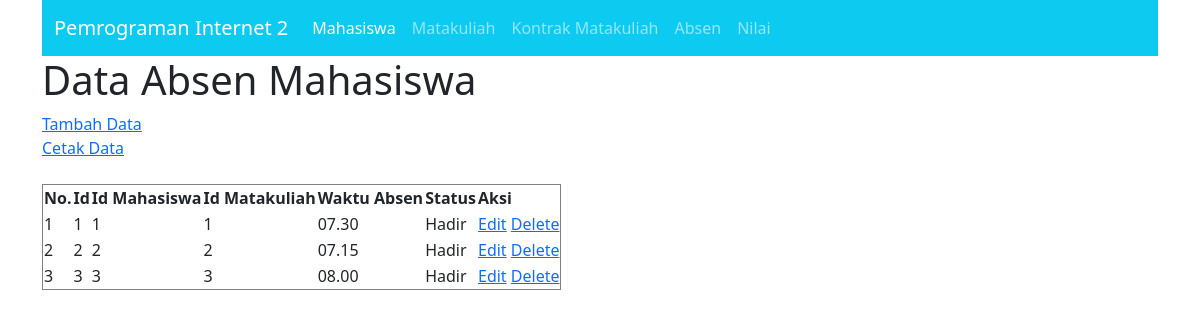
The app's page /absen.php with its own data.
### tables this page shows
CREATE TABLE `tbl_absen` (
  `id` int(11) NOT NULL,
  `mhs_id` int(20) NOT NULL,
  `matakuliah_id` int(11) NOT NULL,
  `waktu_absen` varchar(11) NOT NULL,
  `status` varchar(20) NOT NULL
);

### connection.php (called while the page is built)
<?php
class Connection
{
	 public function get_connection()
	 {
		 $host = "localhost";
		 $database = "mahasiswa";
		 $username = "root";
		 $password = "";
		 $connect = new mysqli($host, $username, $password, $database);
		 return $connect;
	 }
}

### model.php (called while the page is built, shortened)
<?php
include 'connection.php';
class Model extends Connection
{
public function __construct()
 {
 $this->conn = $this->get_connection();
 }
public function tampil_data_absen()
{
	 $sql = "SELECT * FROM tbl_absen";
	 $bind = $this->conn->query($sql);
	 while ($obj = $bind->fetch_object()) { $baris[] = $obj;
 }
 if(!empty($baris)){
 	return $baris;
 }
}
}

### absen.php (the view, shortened to what this page needs)
<?php
include 'model.php';
$model = new Model();
$index = 1;
?>
<!doctype html>
<html lang="en">
<head>
    <link href="https://cdn.jsdelivr.net/npm/bootstrap@5.0.0-beta3/dist/css/bootstrap.min.css" rel="stylesheet">
</head>
<body>
<div class="container">
<nav class="navbar navbar-expand-lg navbar-dark bg-info">
    <div class="container-fluid">
      <a class="navbar-brand" href="index.php">Pemrograman Internet 2</a>
    <div class="collapse navbar-collapse" id="navbarNav">
        <ul class="navbar-nav">
            <li class="nav-item">
              <a class="nav-link active" aria-current="page" href="mahasiswa.php">Mahasiswa</a>
            </li>
            <li class="nav-item">
              <a class="nav-link" href="matakuliah.php">Matakuliah</a>
            </li>
            <li class="nav-item">
              <a class="nav-link" href="kontrak_mk.php">Kontrak Matakuliah</a>
            </li>
            <li class="nav-item">
              <a class="nav-link" href="absen.php">Absen</a>
            </li>
            <li class="nav-item">
              <a class="nav-link" href="index.php">Nilai</a>
            </li>
        </ul>
      </div>
    </div>
</nav>
<h1>Data Absen Mahasiswa</h1>
<a href="create_absen.php">Tambah Data</a>
<br>
<a href="print_absen.php" target="_blank">Cetak Data</a>
<br><br>
<table border="1">
  <thead>
    <tr>
      <th>No.</th>
      <th>Id</th>
      <th>Id Mahasiswa</th>
      <th>Id Matakuliah</th>
      <th>Waktu Absen</th>
      <th>Status</th>
      <th>Aksi</th>
    </tr>
  </thead>
<tbody>
<?php
$result = $model->tampil_data_absen();
if ( !empty($result) ) {
  foreach ($result as $data): ?>
    <tr>
      <td><?=$index++ ?></td>
      <td><?=$data->id ?></td>
      <td><?=$data->mhs_id ?></td>
      <td><?=$data->matakuliah_id ?></td>
      <td><?=$data->waktu_absen ?></td>
      <td><?=$data->status ?></td>
      <td>
        <a name="edit" id="edit" href="edit_absen.php?id=<?=$data->id ?>">Edit</a>
        <a name="hapus_absen" id="hapus_absen" href="proses.php?id=<?=$data->id ?>">Delete</a>
      </td>
    </tr>
  <?php endforeach;
} else{ ?>
<tr>
<td colspan="9">Belum ada data pada tabel absen mahasiswa.</td>
</tr>
<?php } ?>
</tbody>
</table>
</div>
</body>
</html>

### records on screen
tbl_absen: id "1", mhs "1", matakuliah "1", waktu_absen "07.30", status "Hadir"
tbl_absen: id "2", mhs "2", matakuliah "2", waktu_absen "07.15", status "Hadir"
tbl_absen: id "3", mhs "3", matakuliah "3", waktu_absen "08.00", status "Hadir"
